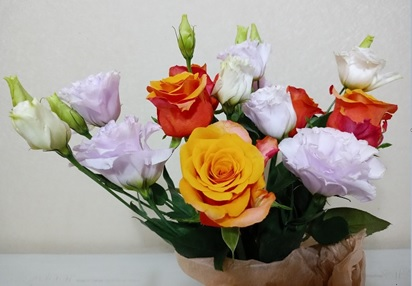
#> input picture chap05/exercises/images_ch05/flowers.jpg, 412 x 286 px
$ python 00.img_copy2.py
#> lines starting #> are read from the running program, lines starting #| are printed output that depends on the picture
import numpy as np, cv2
img1 = np.empty((240, 320), dtype=np.uint8)
img2 = np.zeros((240, 320, 3), dtype=np.uint8)
img3 = np.ones((240, 320), dtype=np.uint8) * 255

cv2.imshow('img1', img1)
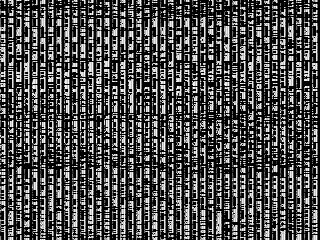
#> window 'img1': shape (240, 320); min 0, max 255, mean 75.3
cv2.imshow('img2', img2)
cv2.imshow('img3', img3)
cv2.waitKey()
cv2.destroyAllWindows()

# 부분 영상 추출
img1 = cv2.imread('exercises/images_ch05/flowers.jpg')
#> img1 is the input picture: shape (286, 412, 3); mean B, G, R 142.9, 155.1, 167.7
img2 = img1[140:220, 130:250]
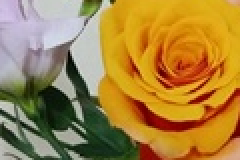
#> img2: shape (80, 120, 3) (shown 2 times larger); mean B, G, R 65.5, 131.3, 166.8
img3 = img1[140:220, 130:250].copy()

img2[:,:]=(244,244,0)
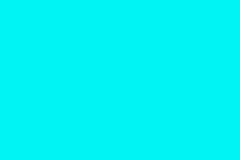
#> img2: shape (80, 120, 3) (shown 2 times larger); mean B, G, R 244, 244, 0

cv2.imshow('img1', img1)
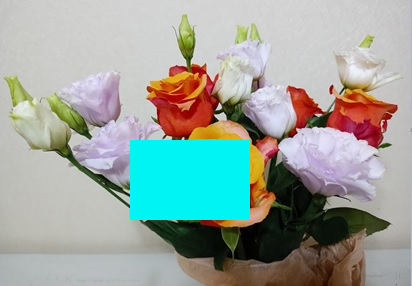
#> window 'img1': shape (286, 412, 3); mean B, G, R 157.4, 164.3, 154.1
cv2.imshow('img2', img2)
cv2.imshow('img3', img3)
cv2.waitKey()
cv2.destroyAllWindows()

$ run again, with chap05/exercises/images_ch05/abs_test2.jpg copied over chap05/exercises/images_ch05/flowers.jpg
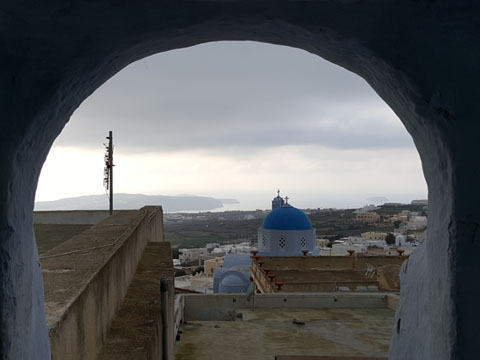
#> input picture chap05/exercises/images_ch05/abs_test2.jpg, 480 x 360 px
#> img1 is the input picture: shape (360, 480, 3); mean B, G, R 95.3, 93.7, 91.5
#> `img2 = img1[140:220, 130:250]`:
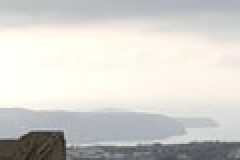
#> img2: shape (80, 120, 3) (shown 2 times larger); mean B, G, R 205.5, 209.4, 210.8
#> `cv2.imshow('img1', img1)`:
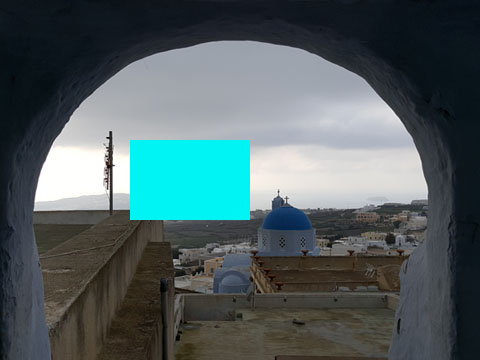
#> window 'img1': shape (360, 480, 3); mean B, G, R 97.4, 95.6, 79.8
